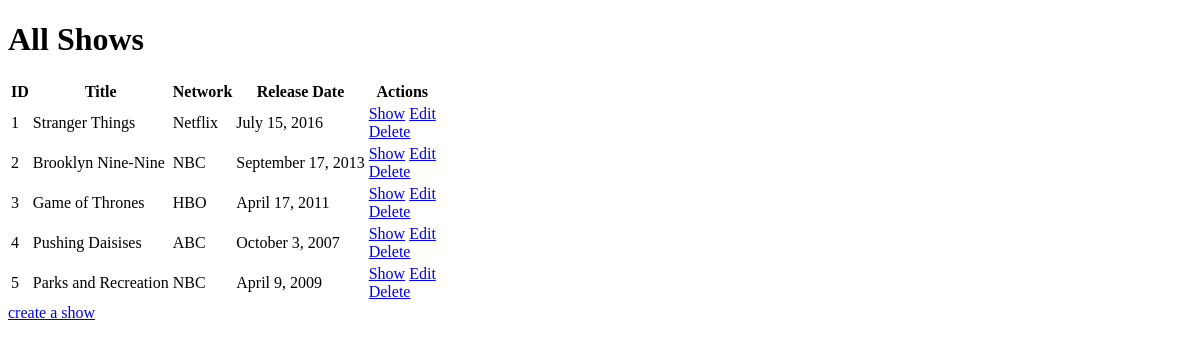
The app's page /shows, older data.
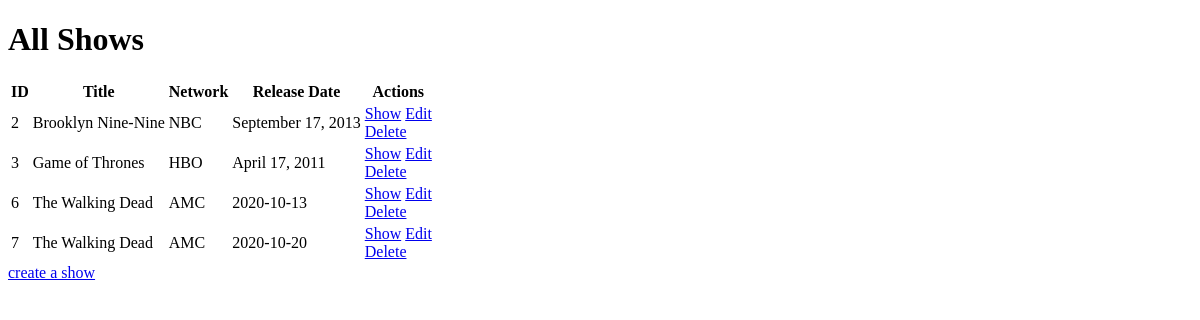
The same page, newer data.
### shows/models.py (models this page shows)
class Show(models.Model):
    title= models.CharField(max_length=48)
    network= models.CharField(max_length=24)
    release= models.CharField(max_length=24)
    desc= models.TextField()
    created_at = models.DateTimeField(auto_now_add=True)
    updated_at = models.DateTimeField(auto_now=True)

### shows/views.py (the view)
# urls.py: path('shows', views.shows),
def shows(request):
    context = {
        'all_shows': Show.objects.all()
    }
    return render(request, 'index.html', context)

### shows/templates/index.html (shortened to what this page needs)
<!DOCTYPE html>
<html lang="en">
<head>
</head>
<body>
    <h1>All Shows</h1>
    <table>
        <tr>
            <th>ID</th>
            <th>Title</th>
            <th>Network</th>
            <th>Release Date</th>
            <th>Actions</th>
        </tr>
        {% for show in all_shows %}
            <tr>
                <td>{{ show.id }}</td>
                <td>{{ show.title }}</td>
                <td>{{ show.network }}</td>
                <td>{{ show.release }}</td>
                <td>
                    <a href="/shows/{{show.id}}">Show</a>
                    <a href="/shows/{{show.id}}/edit">Edit</a>
                    <form action="/shows/{{ show.id }}/delete" method="POST">
                        <a href="/shows/{{show.id}}/delete">Delete</a>
                    </form>
                </td>
            </tr>
        {% endfor %}
    </table>
    <a href="/shows/new">create a show</a>
</body>
</html>

Row changes from the older to the newer data that the page shows:
removed Show: id "1", title "Stranger Things", network "Netflix", release "July 15, 2016"
removed Show: id "4", title "Pushing Daisises", network "ABC", release "October 3, 2007"
removed Show: id "5", title "Parks and Recreation", network "NBC", release "April 9, 2009"
added Show: id "6", title "The Walking Dead", network "AMC", release "2020-10-13"
added Show: id "7", title "The Walking Dead", network "AMC", release "2020-10-20"
